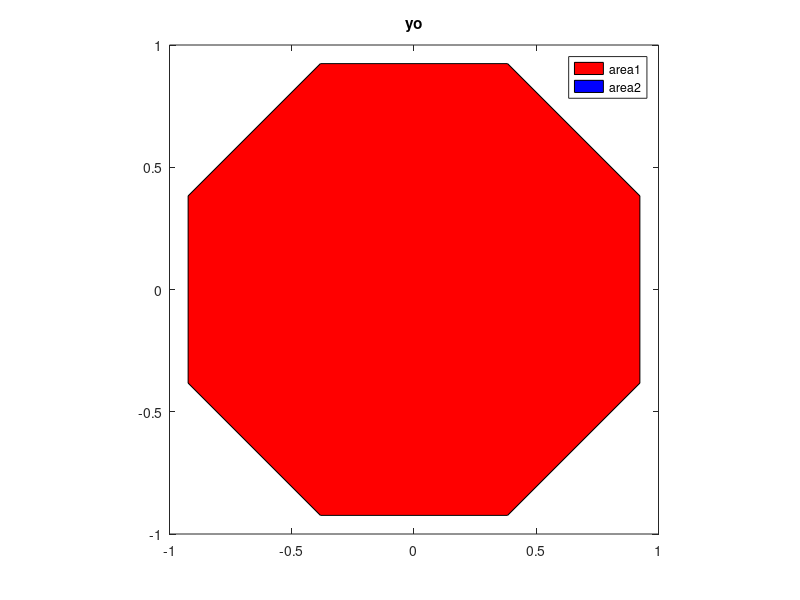

MATLAB code to generate this figure:
t = (1/16:1/8:1)'*2*pi;
x = sin(t);
y = cos(t);
y2 = sin(t)



fill(x,y,'r')
hold on
fill(x,y2,'b')
title('yo')
axis square

[~,h_legend] = legend('area1','area2');
PatchInLegend = findobj(h_legend, 'type', 'patch');

